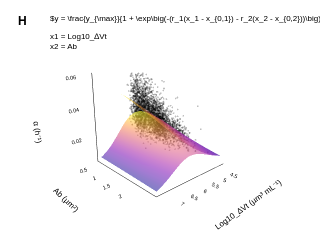

The cell this chart's notebook holds for it:
### Code cell
for name, params in params_for_allData_meanFit_3D.items():
    specie = params["specie"]; condition = params["condition"]
    x1 = params["x1"]; x2 = params["x2"]; z = params["z"]
    x1_label = params["x1_label"]; x2_label = params["x2_label"]; z_label = params["z_label"]
    model = params["model"]
    panel_label = params["panel_label"]

    # --- data selection ---
    df = data.query("Specie == @specie and Condition == @condition")[[x1, x2, z]].dropna()
    if df.empty:
        print(f"Skip {name}: no data")
        continue

    x1_data = df[x1].values
    x2_data = df[x2].values
    X_data = np.vstack((x1_data, x2_data))
    z_data = df[z].values
    
    p0 = params["p0_generator"](df, x1, x2, z)
    bounds = params["bounds_generator"](df, x1, x2, z)
    
    # --- calculate weight ---
    H, edges = np.histogramdd(np.column_stack((x1_data, x2_data)), bins=(10,10), density=True)
    bin_idx0 = np.digitize(x1_data, edges[0]) - 1
    bin_idx1 = np.digitize(x2_data, edges[1]) - 1
    bin_idx0 = np.clip(bin_idx0, 0, H.shape[0]-1)
    bin_idx1 = np.clip(bin_idx1, 0, H.shape[1]-1)
    prob = H[bin_idx0, bin_idx1]
    w = 1.0 / np.clip(prob, 1e-8, None)
    w /= np.mean(w)

    # --- robust fit using Huber ---
    def residuals_func(p):
        mu = model(X_data, *p)
        return (z_data - mu) * np.sqrt(w)

    resid0 = z_data - model(X_data, *p0)
    mad = np.median(np.abs(resid0 - np.median(resid0)))
    f_scale = max(1e-8, 1.4826 * mad)

    try:
        result = least_squares(
            residuals_func, p0,
            loss='huber',
            f_scale=f_scale,
            bounds=bounds,
            max_nfev=10000
        )

        if result.success:
            popt = result.x
            z_pred = model(X_data, *popt)
            resid = z_data - z_pred
            std_resid = resid / np.std(resid)
            mse = mean_squared_error(z_data, z_pred)
            mae = mean_absolute_error(z_data, z_pred)

            # --- save fit result ---
            fitted_params_mean_3D[name] = dict(
                name = name, model=model, params=popt,
                z_min = np.min(z_data), z_max = np.max(z_data),
                mse = mse, mae = mae
                )
            
            # --- save for checking homoscedasticity ---
            fit_diagnostics[name] = dict(
                x_label = fr"{x1_label}", y_label = fr"{z_label}", x2_label = fr"{x2_label}",
                x_data = x1_data, y_data = z_data, x2_data = x2_data,
                y_pred = z_pred, resid = resid, std_resid = std_resid
            )

            # --- plot ---
            # output_path = os.path.join(folder_path, f"{name}.png")
            # plot_fitted_results_minimizeFit_3D(
            #     x1_data, x2_data, z_data, name, fitted_params_mean_3D[name],
            #     x1_label, x2_label, z_label,
            #     output_path=output_path, fig_show=False, panel_label=panel_label
            # )
            
            # --- plot(noncompetitive inhibition included) ---
            output_path = os.path.join(folder_path, f"{name}_noncompetitive_inhibi.png")
            plot_fitted_results_minimizeFit_3D(
                x1_data, x2_data, z_data, name, fitted_params_mean_3D[name],
                x1_label, x2_label, z_label,
                output_path=output_path, fig_show=True, panel_label=panel_label, add_inhibition_surface=True
            )

        else:
            print(f"Optimization failed for {name}: {result.message}")

    except Exception as e:
        print(f"Failed to fit {name}: {e}")

### Figure 1 — Plotly figure (JSON) as saved in the notebook; plotly's stock layout.template omitted (floating-point values rounded to 4 significant figures; data arrays with more than 128 entries replaced by an {"elided": "..."} marker saying what was removed)
{"data": [{"marker": {"color": "black", "opacity": 0.25, "size": 1}, "mode": "markers", "name": "Observed Data", "type": "scatter3d", "x": {"elided": "3679 float values"}, "y": {"elided": "3679 float values"}, "z": {"elided": "3679 float values"}}, {"hoverinfo": "skip", "name": "elongation_rate_3D", "opacity": 0.45, "showscale": false, "type": "surface", "x": {"elided": "60x60 float values"}, "y": {"elided": "60x60 float values"}, "z": {"elided": "60x60 float values"}}, {"hoverinfo": "skip", "name": "Noncompetitive inhibition surface", "opacity": 0.55, "showscale": false, "type": "surface", "x": {"elided": "60x60 float values"}, "y": {"elided": "60x60 float values"}, "z": {"elided": "60x60 float values"}}], "layout": {"annotations": [{"align": "left", "bgcolor": "rgba(0,0,0,0)", "font": {"color": "black", "family": "Helvetica", "size": 8}, "showarrow": false, "text": "$y = \\frac{y_{\\max}}{1 + \\exp\\big(-(r_1(x_1 - x_{0,1}) - r_2(x_2 - x_{0,2}))\\big)}$", "x": 0.15, "xref": "paper", "y": 0.95, "yref": "paper"}, {"align": "left", "bgcolor": "rgba(0,0,0,0)", "font": {"color": "black", "family": "Helvetica", "size": 8}, "showarrow": false, "text": "x1 = Log10_∆Vt<br>x2 = Ab<br>", "x": 0.15, "xref": "paper", "y": 0.875, "yref": "paper"}, {"align": "left", "bgcolor": "rgba(0,0,0,0)", "font": {"color": "black", "family": "Helvetica", "size": 12, "weight": "bold"}, "showarrow": false, "text": "H", "x": 0.05, "xref": "paper", "y": 0.95, "yref": "paper"}], "height": 240, "margin": {"b": 0, "l": 0, "r": 0, "t": 0}, "paper_bgcolor": "rgba(0,0,0,0)", "plot_bgcolor": "rgba(0,0,0,0)", "scene": {"aspectmode": "manual", "aspectratio": {"x": 1, "y": 1, "z": 1}, "camera": {"center": {"x": 0, "y": 0, "z": 0}, "eye": {"x": 2, "y": 2.2, "z": 0.93}, "up": {"x": 0, "y": 0, "z": 1}}, "xaxis": {"linecolor": "black", "linewidth": 1, "showbackground": false, "showgrid": false, "showline": true, "tickfont": {"color": "black", "family": "Helvetica", "size": 8}, "title": {"font": {"color": "black", "family": "Helvetica", "size": 8}, "text": "Log10_∆Vt (µm³ mL⁻¹)"}}, "yaxis": {"linecolor": "black", "linewidth": 1, "showbackground": false, "showgrid": false, "showline": true, "tickfont": {"color": "black", "family": "Helvetica", "size": 8}, "title": {"font": {"color": "black", "family": "Helvetica", "size": 8}, "text": "Ab (µm²)"}}, "zaxis": {"linecolor": "black", "linewidth": 1, "showbackground": false, "showgrid": false, "showline": true, "tickfont": {"color": "black", "family": "Helvetica", "size": 8}, "title": {"font": {"color": "black", "family": "Helvetica", "size": 8}, "text": "α (h⁻¹)"}}}, "title": {}, "width": 320}}
